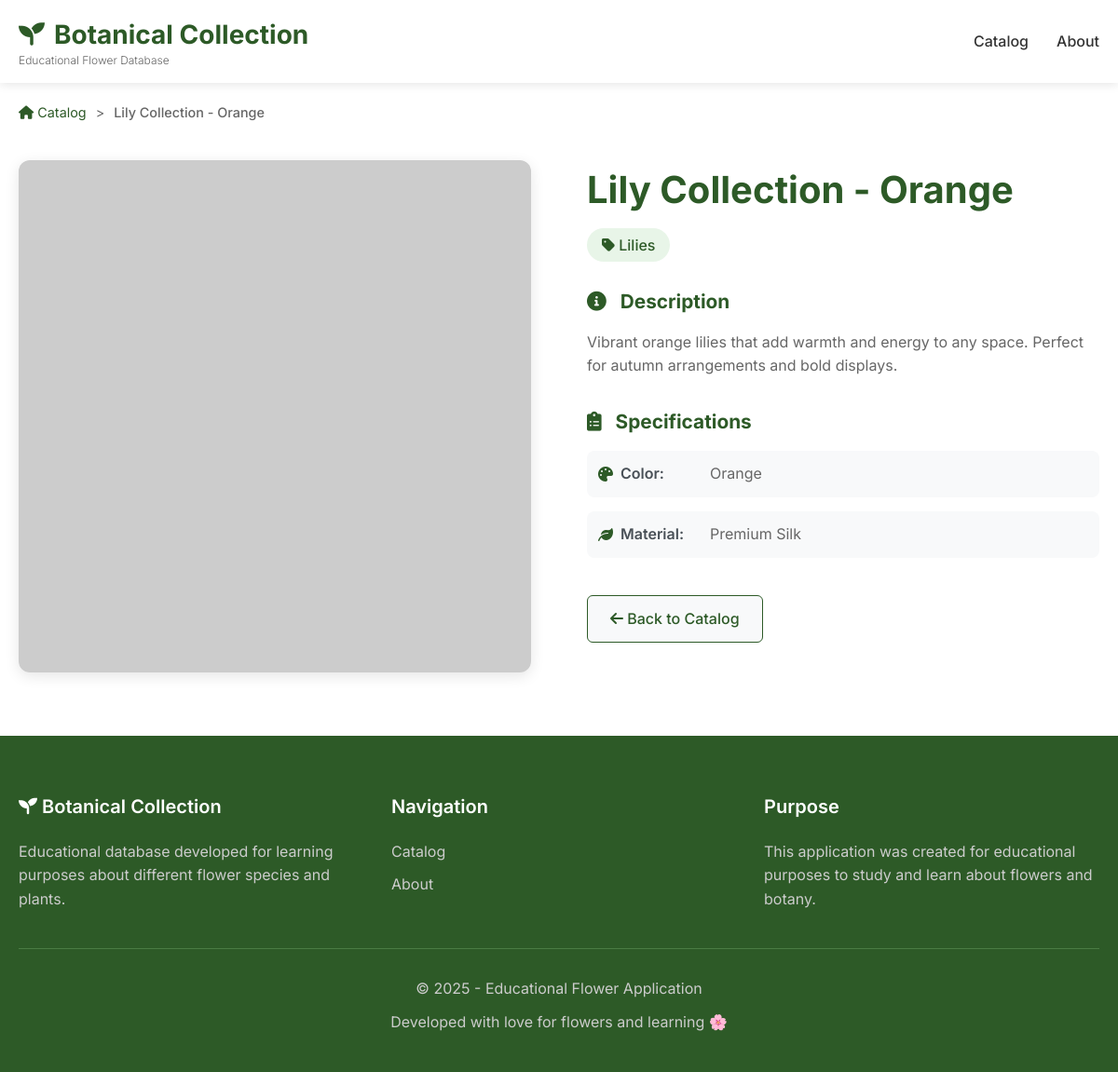
Screenshot of /flower-detail.php?id=9 with the database file from the repository.
### tables this page shows
CREATE TABLE products (
    id INT AUTO_INCREMENT PRIMARY KEY,
    name VARCHAR(200) NOT NULL,
    slug VARCHAR(200) NOT NULL UNIQUE,
    description TEXT,
    short_description VARCHAR(500),
    category_id INT NOT NULL,
    price DECIMAL(10,2) NOT NULL,
    wholesale_price DECIMAL(10,2),
    min_quantity INT DEFAULT 1,
    min_quantity_unit VARCHAR(50) DEFAULT 'pieces',
    stock_quantity INT DEFAULT 0,
    sku VARCHAR(100) UNIQUE,
    image_url TEXT,
    gallery_images JSON,
    featured BOOLEAN DEFAULT FALSE,
    active BOOLEAN DEFAULT TRUE,
    meta_title VARCHAR(255),
    meta_description TEXT,
    weight DECIMAL(8,2),
    dimensions VARCHAR(100),
    color VARCHAR(50),
    material VARCHAR(100),
    created_at TIMESTAMP DEFAULT CURRENT_TIMESTAMP,
    updated_at TIMESTAMP DEFAULT CURRENT_TIMESTAMP ON UPDATE CURRENT_TIMESTAMP,
    
    FOREIGN KEY (category_id) REFERENCES categories(id) ON DELETE CASCADE,
    INDEX idx_category (category_id),
    INDEX idx_active (active),
    INDEX idx_featured (featured),
    INDEX idx_price (price),
    FULLTEXT idx_search (name, description, short_description)
);

CREATE TABLE categories (
    id INT AUTO_INCREMENT PRIMARY KEY,
    name VARCHAR(100) NOT NULL,
    slug VARCHAR(100) NOT NULL UNIQUE,
    description TEXT,
    image_url VARCHAR(255),
    active BOOLEAN DEFAULT TRUE,
    created_at TIMESTAMP DEFAULT CURRENT_TIMESTAMP,
    updated_at TIMESTAMP DEFAULT CURRENT_TIMESTAMP ON UPDATE CURRENT_TIMESTAMP
);

### includes/database.php (called while the page is built, shortened)
<?php
class Database {
    private static $instance = null;
    private $connection;
    private $host = 'localhost';
    private $database = 'usi_floral_db';
    private $username = 'root';
    private $password = '';
    private $charset = 'utf8mb4';
    private function __construct() {
        try {
            $dsn = "mysql:host={$this->host};dbname={$this->database};charset={$this->charset}";
            $options = [
                PDO::ATTR_ERRMODE            => PDO::ERRMODE_EXCEPTION,
                PDO::ATTR_DEFAULT_FETCH_MODE => PDO::FETCH_ASSOC,
                PDO::ATTR_EMULATE_PREPARES   => false,
            ];
            $this->connection = new PDO($dsn, $this->username, $this->password, $options);
        } catch (PDOException $e) {
            throw new PDOException("Error de conexión: " . $e->getMessage());
        }
    }
    public static function getInstance() {
        if (self::$instance === null) {
            self::$instance = new self();
        }
        return self::$instance;
    }
    public function getConnection() {
        return $this->connection;
    }
}
class ProductManager {
    private $db;
    public function __construct() {
        $this->db = Database::getInstance()->getConnection();
    }
    public function getProductById($id) {
        try {
            $sql = "SELECT
                        p.*, c.name as category_name, c.slug as category_slug
                    FROM products p
                    JOIN categories c ON p.category_id = c.id
                    WHERE p.id = ? AND p.active = TRUE";
            $stmt = $this->db->prepare($sql);
            $stmt->execute([$id]);
            return $stmt->fetch();
        } catch (Exception $e) {
            error_log("Get Product By ID Error: " . $e->getMessage());
            return false;
        }
    }
}
?>

### flower-detail.php (the view, shortened to what this page needs)
<?php
$flowerId = $_GET['id'] ?? null;
$flower = null;
try {
    require_once 'includes/database.php';
    $productManager = new ProductManager();
    try {
        $flower = $productManager->getProductById($flowerId);
    } catch (Exception $e) {
        $errorMessage = "Error loading flower: " . $e->getMessage();
    }
} catch (Exception $e) {
    $errorMessage = "Database connection error: " . $e->getMessage();
}
?>
<!DOCTYPE html>
<html lang="en">
<head>
    <link rel="stylesheet" href="css/style.css">
    <link href="https://cdnjs.cloudflare.com/ajax/libs/font-awesome/6.0.0/css/all.min.css" rel="stylesheet">
</head>
<body>
    <header class="header">
        <div class="header-main">
            <div class="container">
                <div class="header-content">
                    <div class="logo">
                        <h1><i class="fas fa-seedling"></i> Botanical Collection</h1>
                        <p class="subtitle">Educational Flower Database</p>
                    </div>
                    <nav class="main-nav">
                        <ul>
                            <li><a href="index.php">Catalog</a></li>
                            <li><a href="about.php">About</a></li>
                        </ul>
                    </nav>
                </div>
            </div>
        </div>
    </header>
    <main class="main-content">
        <div class="container">
            <nav class="breadcrumb">
                <a href="index.php"><i class="fas fa-home"></i> Catalog</a>
                <span class="separator">></span>
                <span class="current"><?php echo htmlspecialchars($flower['name']); ?></span>
            </nav>
            <div class="flower-detail">
                <div class="flower-detail-grid">
                    <div class="flower-gallery">
                        <?php if (!empty($flower['image_url'])): ?>
                            <div class="main-image">
                                <img src="<?php echo htmlspecialchars($flower['image_url']); ?>"
                                     alt="<?php echo htmlspecialchars($flower['name']); ?>"
                                     id="mainImage">
                            </div>
                        <?php endif; ?>
                    </div>
                    <div class="flower-info">
                        <div class="flower-header">
                            <h1 class="flower-title"><?php echo htmlspecialchars($flower['name']); ?></h1>
                            <?php if (!empty($flower['category_name'])): ?>
                                <span class="category-badge">
                                    <i class="fas fa-tag"></i>
                                    <?php echo htmlspecialchars($flower['category_name']); ?>
                                </span>
                            <?php endif; ?>
                        </div>
                        <?php if (!empty($flower['description'])): ?>
                            <div class="flower-description">
                                <h3><i class="fas fa-info-circle"></i> Description</h3>
                                <p><?php echo nl2br(htmlspecialchars($flower['description'])); ?></p>
                            </div>
                        <?php endif; ?>
                        <div class="technical-specs">
                            <h3><i class="fas fa-clipboard-list"></i> Specifications</h3>
                            <div class="specs-grid">
                                <?php if (!empty($flower['color'])): ?>
                                    <div class="spec-item">
                                        <span class="spec-label">
                                            <i class="fas fa-palette"></i>
                                            Color:
                                        </span>
                                        <span class="spec-value"><?php echo htmlspecialchars($flower['color']); ?></span>
                                    </div>
                                <?php endif; ?>
                                <?php if (!empty($flower['material'])): ?>
                                    <div class="spec-item">
                                        <span class="spec-label">
                                            <i class="fas fa-leaf"></i>
                                            Material:
                                        </span>
                                        <span class="spec-value"><?php echo htmlspecialchars($flower['material']); ?></span>
                                    </div>
                                <?php endif; ?>
                            </div>
                        </div>
                        <div class="flower-actions">
                            <a href="index.php" class="btn btn-secondary">
                                <i class="fas fa-arrow-left"></i>
                                Back to Catalog
                            </a>
                        </div>
                    </div>
                </div>
            </div>
        </div>
    </main>
    <footer class="footer">
        <div class="container">
            <div class="footer-content">
                <div class="footer-section">
                    <h4><i class="fas fa-seedling"></i> Botanical Collection</h4>
                    <p>Educational database developed for learning purposes about different flower species and plants.</p>
                </div>
                <div class="footer-section">
                    <h4>Navigation</h4>
                    <ul>
                        <li><a href="index.php">Catalog</a></li>
                        <li><a href="about.php">About</a></li>
                    </ul>
                </div>
                <div class="footer-section">
                    <h4>Purpose</h4>
                    <p>This application was created for educational purposes to study and learn about flowers and botany.</p>
                </div>
            </div>
            <div class="footer-bottom">
                <p>&copy; 2025 - Educational Flower Application</p>
                <p>Developed with love for flowers and learning 🌸</p>
            </div>
        </div>
    </footer>
</body>
</html>

### css/style.css (style rules this page uses)
* { margin: 0; padding: 0; box-sizing: border-box; }
body { font-family: 'Inter', sans-serif; line-height: 1.6; color: #333; background-color: #fff; }
.container { max-width: 1200px; margin: 0 auto; padding: 0 20px; }
.btn { display: inline-block; padding: 12px 24px; text-decoration: none; border-radius: 6px; font-weight: 500; transition: all 0.3s ease; border: none; cursor: pointer; text-align: center; }
.btn-secondary { background-color: #f8f9fa; color: #2d5a27; border: 1px solid #2d5a27; }
.header { position: sticky; top: 0; background-color: white; box-shadow: 0 2px 10px rgba(0,0,0,0.1); z-index: 1000; }
.header-main { padding: 15px 0; }
.header-content { display: flex; justify-content: space-between; align-items: center; }
.logo h1 { color: #2d5a27; font-size: 28px; font-weight: 700; display: flex; align-items: center; gap: 10px; }
.main-nav ul { display: flex; list-style: none; gap: 30px; }
.main-nav a { text-decoration: none; color: #333; font-weight: 500; transition: color 0.3s ease; }
.footer { background-color: #2d5a27; color: white; padding: 60px 0 30px; }
.footer-content { display: grid; grid-template-columns: repeat(auto-fit, minmax(250px, 1fr)); gap: 40px; margin-bottom: 40px; }
.footer-section h4 { font-size: 20px; font-weight: 600; margin-bottom: 20px; }
.footer-section ul { list-style: none; }
.footer-section ul li { margin-bottom: 10px; }
.footer-section a { color: #ccc; text-decoration: none; transition: color 0.3s ease; }
.footer-section p { color: #ccc; line-height: 1.6; }
.footer-bottom { border-top: 1px solid #4a7c43; padding-top: 30px; text-align: center; }
.footer-bottom p { color: #ccc; margin-bottom: 10px; }
.logo .subtitle { font-size: 12px; color: #666; margin-top: -5px; font-weight: 300; }
.flower-description { color: #666; margin-bottom: 15px; line-height: 1.6; }
.breadcrumb { margin: 20px 0; display: flex; align-items: center; gap: 10px; font-size: 0.9rem; }
.breadcrumb a { color: #2d5a27; text-decoration: none; }
.breadcrumb .separator { color: #666; }
.breadcrumb .current { color: #666; font-weight: 500; }
.flower-detail { margin: 40px 0; }
.flower-detail-grid { display: grid; grid-template-columns: 1fr 1fr; gap: 60px; align-items: start; }
.flower-gallery .main-image { margin-bottom: 20px; }
.flower-gallery .main-image img { width: 100%; border-radius: 12px; box-shadow: 0 4px 15px rgba(0,0,0,0.1); }
.flower-header { margin-bottom: 30px; }
.flower-title { color: #2d5a27; font-size: 2.5rem; margin-bottom: 15px; font-weight: 700; }
.category-badge { background: #e8f5e8; color: #2d5a27; padding: 8px 16px; border-radius: 25px; font-weight: 500; }
.flower-description, .technical-specs { margin-bottom: 30px; }
.flower-description h3, .technical-specs h3 { color: #2d5a27; margin-bottom: 15px; font-size: 1.3rem; }
.flower-description h3 i, .technical-specs h3 i { margin-right: 10px; }
.specs-grid { display: grid; gap: 15px; }
.spec-item { display: flex; align-items: center; padding: 12px; background: #f8f9fa; border-radius: 8px; }
.spec-label { font-weight: 600; color: #495057; min-width: 120px; display: flex; align-items: center; }
.spec-label i { margin-right: 8px; color: #2d5a27; }
.spec-value { color: #666; }
.flower-actions { margin-top: 40px; }

### rows the page displays
products: name "Lily Collection - Orange", category.name "Lilies", description "Vibrant orange lilies that add warmth and energy to any space. Perfect for autumn arrangements and bold displays.", color "Orange", material "Premium Silk"
